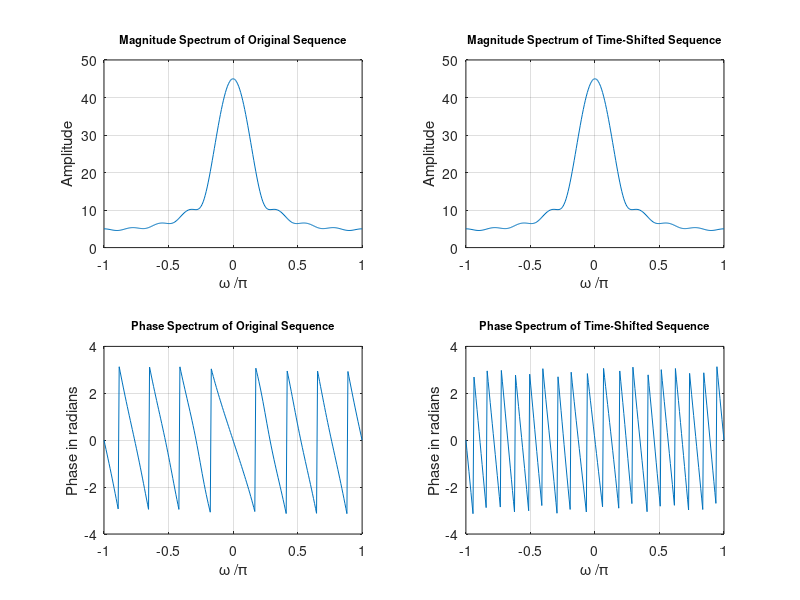

Here is the MATLAB script that generated this plot:
% Program P3_2B
% Time-Shifting Properties of DTFT
clf;
w = -pi:2*pi/255:pi; % freqency vector for evaluating DTFT
D = 10; % Amount of time shift in samples
num = [1 2 3 4 5 6 7 8 9]; 
% h1 is the DTFT of original sequence
% h2 is the DTFT of the time shifted sequence
h1 = freqz(num, 1, w);
h2 = freqz([zeros(1,D) num], 1, w);
subplot(2,2,1)
% plot the DTFT magnitude of the original sequence
plot(w/pi,abs(h1));grid
title('Magnitude Spectrum of Original Sequence','FontSize',8)
xlabel('\omega /\pi');
ylabel('Amplitude');
% plot the DTFT magnitude of the shifted sequence
subplot(2,2,2)
plot(w/pi,abs(h2));grid
title('Magnitude Spectrum of Time-Shifted Sequence','FontSize',8)
xlabel('\omega /\pi');
ylabel('Amplitude');
% plot the DTFT phase of the original sequence
subplot(2,2,3)
plot(w/pi,angle(h1));grid
title('Phase Spectrum of Original Sequence','FontSize',8)
xlabel('\omega /\pi');
ylabel('Phase in radians');
% plot the DTFT phase of the shifted sequence
subplot(2,2,4)
plot(w/pi,angle(h2));grid
title('Phase Spectrum of Time-Shifted Sequence','FontSize',8)
xlabel('\omega /\pi');
ylabel('Phase in radians');
